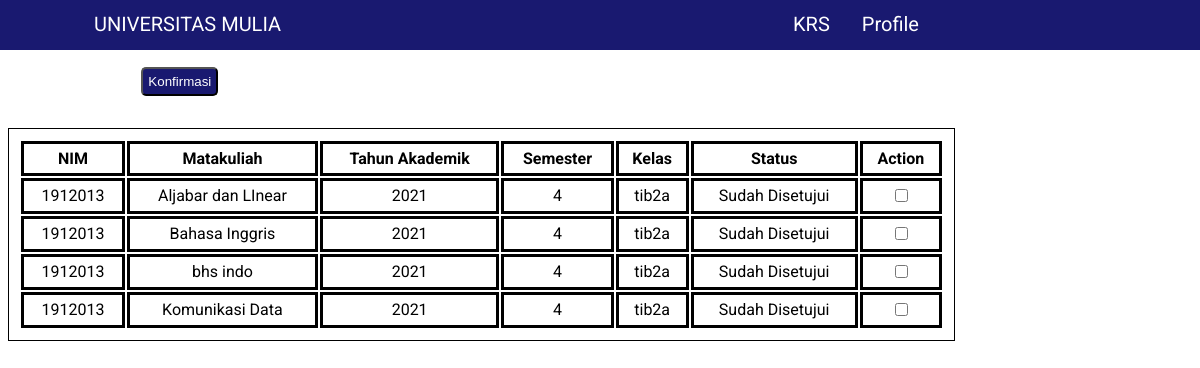
Page /krs.php (signed in) on the committed database.
### tables this page shows
CREATE TABLE `mengambil` (
  `id` int(11) NOT NULL,
  `nim` varchar(45) NOT NULL,
  `idmk` int(45) NOT NULL,
  `tahun_akademik` varchar(45) NOT NULL,
  `semester` varchar(45) NOT NULL,
  `kelas` varchar(45) NOT NULL,
  `status` varchar(45) DEFAULT NULL
);

CREATE TABLE `matakuliah` (
  `idmk` int(11) NOT NULL,
  `mk` varchar(45) NOT NULL,
  `prodi` varchar(45) NOT NULL,
  `fakultas` varchar(45) NOT NULL,
  `sks` int(45) NOT NULL,
  `semester_mk` int(45) NOT NULL
);

### krs.php (the view, shortened to what this page needs)
<?php
require "function.php";
?>
<!DOCTYPE html>
<html lang="en">
<head>
    <link rel="stylesheet" href="css/dashAdm.css">
</head>
<body>
    <div class="navbar">
        <ul>
            <li class="brand"><a href="dashAdm.php">UNIVERSITAS MULIA</a></li>
            <li class="link"><a href="krs.php">KRS</a></li>
            <li class="link"><a href="">Profile</a></li>
        </ul>
    </div>
    <div class="matakuliah">
        <table style="width:80%">
            <tr>
                <th>NIM</th>
                <th>Matakuliah</th>
                <th>Tahun Akademik</th>
                <th>Semester</th>
                <th>Kelas</th>
                <th>Status</th>
                <th>Action</th>
            </tr>
            <?php
            $mk = "SELECT * FROM mengambil INNER JOIN matakuliah ON mengambil.idmk = matakuliah.idmk";
            $query = mysqli_query($conn, $mk);
            echo "<form method=POST>";
            while($data = mysqli_fetch_array($query)) {
            echo "<tr>";
                echo "<td>". $data['nim'] . "</td>";
                echo "<td>". $data['mk'] . "</td>";
                echo "<td>". $data['tahun_akademik'] . "</td>";
                echo "<td>". $data['semester'] . "</td>";
                echo "<td>". $data['kelas'] . "</td>";?>
                <?php if ($data['status'] == "Belum Disetujui") { ?>
                <td>Belum Disetujui</td>
                <?php }else{ ?>
                    <td>Sudah Disetujui</td>
                <?php } ?>
                <td><input type='checkbox' name='id[]' value="<?= $data['id']?>"></td>
            <?php
            echo "</tr>";
            }
                echo "<button style='margin-top:2em;' class='btn' type='submit' name='konfirmasiKrs'>Konfirmasi</button>";
            echo "</form>";
            ?>
        </table>
    </div>
</body>
</html>

### css/dashAdm.css (style rules this page uses)
.navbar ul { list-style-type: none; margin: 0; padding: 0; overflow: hidden; background-color: #191970; margin: -10px -10px; }
.navbar li { float: left; }
.navbar .brand { margin-right: 30em; margin-left: 5em; }
.navbar li a { display: block; color: white; text-align: center; padding: 14px 16px; text-decoration: none; font-family: "Roboto"; font-size: 20px; }
.matakuliah table { margin-top: 2em; }
.matakuliah table, th, td { border: 1px solid black; text-align: center; font-family: 'Roboto'; padding: 10px; }
form { margin-top: 3em; }
table, th, td { font-family: 'Roboto'; border: solid black; padding: 5px; }
.btn { margin-left: 10em; background-color: #191970; color: white; padding: 5px; border-radius: 5px; text-decoration: none; }

### rows in the picture
mengambil: nim "1912013", matakuliah.mk "Aljabar dan LInear", tahun_akademik "2021", semester "4", kelas "tib2a", status "Sudah Disetujui"
mengambil: nim "1912013", matakuliah.mk "Bahasa Inggris", tahun_akademik "2021", semester "4", kelas "tib2a", status "Sudah Disetujui"
mengambil: nim "1912013", matakuliah.mk "bhs indo", tahun_akademik "2021", semester "4", kelas "tib2a", status "Sudah Disetujui"
mengambil: nim "1912013", matakuliah.mk "Komunikasi Data", tahun_akademik "2021", semester "4", kelas "tib2a", status "Sudah Disetujui"
